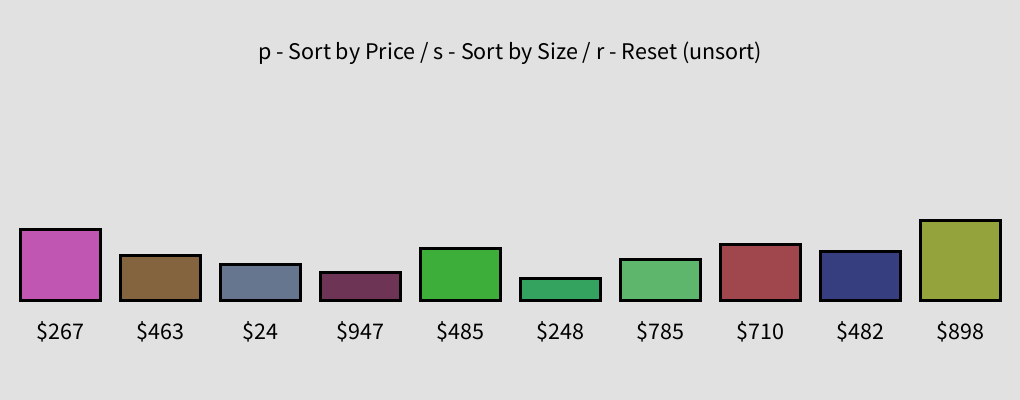
Frame 1 (no input)
Frame 60 (the mouse pressed at the canvas centre just before this capture): identical to frame 1, image omitted
Frame 120 (the mouse held since frame 60 and released just before this capture): identical to frame 1, image omitted

The Processing sketch that drew this single still picture (run headless with seeded random() and noise(); from frame 60 on, the mouse is pressed at the canvas centre):

// Processing sketch: question_1
// ── question_1.pde
/*
For this question you will create a small sorting demonstration. You have the option of drawing a 
visualization or printing out information on the console.

First, create a class that represents something commerce- or Shopify-related, and that has a property 
that can be sorted (for example, by size, weight, price, etc). If you choose to draw a visualization, 
include an x location and a y location in the class. Give the class a suitable constructor and any 
other relevant variables.

Then, outside of the class, create a function that takes no parameters but returns a new instance of 
the class you just designed with reasonable random values. For example, if you made a unicorn class 
that could be different sizes, you might have a function called randomUnicorn() that returned a new 
instance with a random size.

Next, write an output function that takes a single instance of your class as a parameter but does not 
return anything. Your function should either draw or print out information about your object such that 
you visualize or print out the magnitude of the attribute that can be sorted.  For example, if drawing, 
the height of the objects could be different.

Now write a function called selectionSort that takes an array of your objects as a parameter and returns 
nothing. The function will use the selection sort algorithm to sort the array in place (so the parameter 
array will be modified).

Finally, test your sorting algorithm by creating an array of random objects using the function you 
wrote earlier, then drawing the objects in sorted order. It must be obvious to the person running the 
program that the objects are sorted just by looking at the output.
*/
import java.util.*;

final int productWidth = 80;
final int productBuffer = 100;
final int productCount = 10;
final String instructions = "p - Sort by Price / s - Sort by Size / r - Reset (unsort)";

ArrayList<Product> productSet = new ArrayList<Product>();

class Product {
    int x, y, w, h, price;
    color colour;

    Product(int productX) {
        x = productX;
        y = 300;
        w = x + productWidth;
        h = int(random(20,100));
        price = int(random(10, 1000));

        colour = color(random(50, 200),
                    random(50, 200),
                    random(50, 200));
    }
}

void settings() {
    size(productCount * productBuffer + (productBuffer - productWidth), 400);
}

void setup() {
    generateProducts();

    rectMode(CORNERS);
    stroke(0);
    strokeWeight(3);
    textSize(24);
    textAlign(CENTER, CENTER);
}

void generateProducts() {
    for (int i = 0; i < productCount; i++) {
        productSet.add(new Product((productBuffer - productWidth) + productBuffer*i));
    }
}

void draw() {
    background(225);
    drawProducts();
    drawInstructions();
}

void drawInstructions() {
    text(instructions, width/2, 50);
}

void drawProducts() {
    for (int i = 0; i < productCount; i++) {
        Product product = productSet.get(i);
        fill(product.colour);
        int xPos = (productBuffer - productWidth) + productBuffer*i;
        rect(xPos, product.y - product.h, xPos+productWidth, product.y);

        fill(0);
        text("$"+product.price, xPos + productWidth/2, product.y + 30);
    }
}

void sortByPrice() {
    int i, j, min;
     Product x;
    for (i = 0; i < productSet.size(); i++) {
        min=i;
        for(j = 1+i; j < productSet.size(); j++) {
            if (productSet.get(j).price < productSet.get(min).price) {
                min = j;
            }
        }

        x = productSet.get(i);
        productSet.set(i, productSet.get(min));
        productSet.set(min, x);
    }
}

void sortBySize() {
    int i, j, min;
     Product x;
    for (i = 0; i < productSet.size(); i++) {
        min=i;
        for(j = 1+i; j < productSet.size(); j++) {
            if (productSet.get(j).h < productSet.get(min).h) {
                min = j;
            }
        }

        x = productSet.get(i);
        productSet.set(i, productSet.get(min));
        productSet.set(min, x);
    }
}

void sortByX() {
    int i, j, min;
     Product x;
    for (i = 0; i < productSet.size(); i++) {
        min=i;
        for(j = 1+i; j < productSet.size(); j++) {
            if (productSet.get(j).x < productSet.get(min).x) {
                min = j;
            }
        }

        x = productSet.get(i);
        productSet.set(i, productSet.get(min));
        productSet.set(min, x);
    }
}

void keyPressed() {
    switch(key) {
        case 'p' :
            sortByPrice();
        break;
        case 's' :
            sortBySize();
        break;
        case 'r' :
            sortByX();
        break;
    }
}
